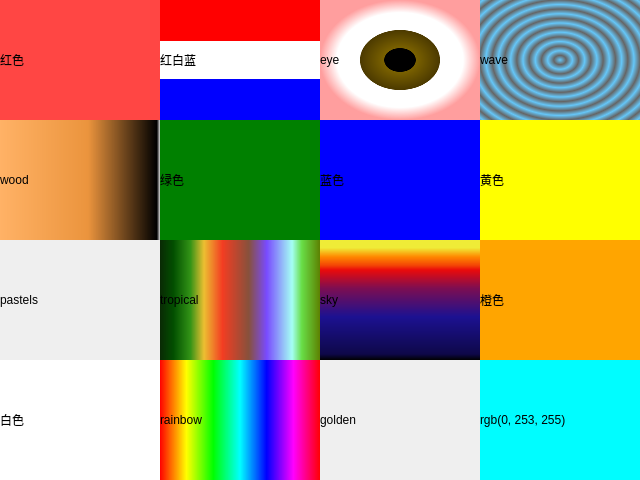
<?xml version="1.0" encoding="UTF-8"?>
<ui version="4.0">
 <class>MainWindow</class>
 <widget class="QMainWindow" name="MainWindow">
  <property name="geometry">
   <rect>
    <x>0</x>
    <y>0</y>
    <width>640</width>
    <height>480</height>
   </rect>
  </property>
  <property name="minimumSize">
   <size>
    <width>640</width>
    <height>480</height>
   </size>
  </property>
  <property name="maximumSize">
   <size>
    <width>640</width>
    <height>480</height>
   </size>
  </property>
  <property name="windowTitle">
   <string>MainWindow</string>
  </property>
  <widget class="QWidget" name="centralwidget">
   <widget class="QLabel" name="label">
    <property name="geometry">
     <rect>
      <x>0</x>
      <y>0</y>
      <width>160</width>
      <height>120</height>
     </rect>
    </property>
    <property name="minimumSize">
     <size>
      <width>160</width>
      <height>120</height>
     </size>
    </property>
    <property name="maximumSize">
     <size>
      <width>160</width>
      <height>16777215</height>
     </size>
    </property>
    <property name="styleSheet">
     <string notr="true">background-color:rgb(255, 70, 68)</string>
    </property>
    <property name="text">
     <string>红色</string>
    </property>
   </widget>
   <widget class="QLabel" name="label_2">
    <property name="geometry">
     <rect>
      <x>160</x>
      <y>0</y>
      <width>160</width>
      <height>120</height>
     </rect>
    </property>
    <property name="minimumSize">
     <size>
      <width>160</width>
      <height>120</height>
     </size>
    </property>
    <property name="maximumSize">
     <size>
      <width>160</width>
      <height>16777215</height>
     </size>
    </property>
    <property name="styleSheet">
     <string notr="true">background-color:qlineargradient(spread:pad, x1:0, y1:0, x2:0, y2:1, stop:0 rgba(255, 0, 0, 255), stop:0.339795 rgba(255, 0, 0, 255), stop:0.339799 rgba(255, 255, 255, 255), stop:0.662444 rgba(255, 255, 255, 255), stop:0.662469 rgba(0, 0, 255, 255), stop:1 rgba(0, 0, 255, 255))</string>
    </property>
    <property name="text">
     <string>红白蓝</string>
    </property>
   </widget>
   <widget class="QLabel" name="label_3">
    <property name="geometry">
     <rect>
      <x>320</x>
      <y>0</y>
      <width>160</width>
      <height>120</height>
     </rect>
    </property>
    <property name="minimumSize">
     <size>
      <width>160</width>
      <height>120</height>
     </size>
    </property>
    <property name="maximumSize">
     <size>
      <width>160</width>
      <height>16777215</height>
     </size>
    </property>
    <property name="styleSheet">
     <string notr="true">background-color:qradialgradient(spread:pad, cx:0.5, cy:0.5, radius:0.5, fx:0.5, fy:0.5, stop:0 rgba(0, 0, 0, 255), stop:0.19397 rgba(0, 0, 0, 255), stop:0.202312 rgba(122, 97, 0, 255), stop:0.495514 rgba(76, 58, 0, 255), stop:0.504819 rgba(255, 255, 255, 255), stop:0.79 rgba(255, 255, 255, 255), stop:1 rgba(255, 158, 158, 255))</string>
    </property>
    <property name="text">
     <string>eye</string>
    </property>
   </widget>
   <widget class="QLabel" name="label_4">
    <property name="geometry">
     <rect>
      <x>480</x>
      <y>0</y>
      <width>160</width>
      <height>120</height>
     </rect>
    </property>
    <property name="minimumSize">
     <size>
      <width>0</width>
      <height>120</height>
     </size>
    </property>
    <property name="styleSheet">
     <string notr="true">background-color:qradialgradient(spread:repeat, cx:0.5, cy:0.5, radius:0.077, fx:0.5, fy:0.5, stop:0 rgba(0, 169, 255, 147), stop:0.497326 rgba(0, 0, 0, 147), stop:1 rgba(0, 169, 255, 147))</string>
    </property>
    <property name="text">
     <string>wave</string>
    </property>
   </widget>
   <widget class="QLabel" name="label_5">
    <property name="geometry">
     <rect>
      <x>0</x>
      <y>120</y>
      <width>160</width>
      <height>120</height>
     </rect>
    </property>
    <property name="minimumSize">
     <size>
      <width>160</width>
      <height>120</height>
     </size>
    </property>
    <property name="maximumSize">
     <size>
      <width>160</width>
      <height>16777215</height>
     </size>
    </property>
    <property name="styleSheet">
     <string notr="true">background-color:qlineargradient(spread:pad, x1:0, y1:0, x2:1, y2:0, stop:0 rgba(255, 178, 102, 255), stop:0.55 rgba(235, 148, 61, 255), stop:0.98 rgba(0, 0, 0, 255), stop:1 rgba(0, 0, 0, 0))</string>
    </property>
    <property name="text">
     <string>wood</string>
    </property>
   </widget>
   <widget class="QLabel" name="label_6">
    <property name="geometry">
     <rect>
      <x>160</x>
      <y>120</y>
      <width>160</width>
      <height>120</height>
     </rect>
    </property>
    <property name="minimumSize">
     <size>
      <width>160</width>
      <height>120</height>
     </size>
    </property>
    <property name="maximumSize">
     <size>
      <width>160</width>
      <height>16777215</height>
     </size>
    </property>
    <property name="styleSheet">
     <string notr="true">background-color:green</string>
    </property>
    <property name="text">
     <string>绿色</string>
    </property>
   </widget>
   <widget class="QLabel" name="label_7">
    <property name="geometry">
     <rect>
      <x>320</x>
      <y>120</y>
      <width>160</width>
      <height>120</height>
     </rect>
    </property>
    <property name="minimumSize">
     <size>
      <width>160</width>
      <height>120</height>
     </size>
    </property>
    <property name="maximumSize">
     <size>
      <width>160</width>
      <height>16777215</height>
     </size>
    </property>
    <property name="styleSheet">
     <string notr="true">background-color:blue</string>
    </property>
    <property name="text">
     <string>蓝色</string>
    </property>
   </widget>
   <widget class="QLabel" name="label_8">
    <property name="geometry">
     <rect>
      <x>480</x>
      <y>120</y>
      <width>160</width>
      <height>120</height>
     </rect>
    </property>
    <property name="minimumSize">
     <size>
      <width>160</width>
      <height>120</height>
     </size>
    </property>
    <property name="maximumSize">
     <size>
      <width>160</width>
      <height>16777215</height>
     </size>
    </property>
    <property name="styleSheet">
     <string notr="true">background-color:yellow</string>
    </property>
    <property name="text">
     <string>黄色</string>
    </property>
   </widget>
   <widget class="QLabel" name="label_9">
    <property name="geometry">
     <rect>
      <x>0</x>
      <y>240</y>
      <width>160</width>
      <height>120</height>
     </rect>
    </property>
    <property name="minimumSize">
     <size>
      <width>160</width>
      <height>120</height>
     </size>
    </property>
    <property name="maximumSize">
     <size>
      <width>160</width>
      <height>16777215</height>
     </size>
    </property>
    <property name="styleSheet">
     <string notr="true">background-color:qlineargradient(spread:pad, x1:0, y1:0, x2:1, y2:0, stop:0 rgba(245, 224, 176, 255), stop:0.09 rgba(246, 189, 237, 255), stop:0.14 rgba(194, 207, 246, 255), stop:0.19 rgba(184, 160, 168, 255), stop:0.25 rgba(171, 186, 248, 255), stop:0.32 rgba(243, 248, 224, 255), stop:0.385 rgba(249, 162, 183, 255), stop:0.47 rgba(100, 115, 124, 255), stop:0.58 rgba(251, 205, 202, 255), stop:0.65 rgba(170, 128, 185, 255), stop:0.75 rgba(252, 222, 204, 255), stop:0.805 rgba(206, 122, 218, 255), stop:0.86 rgba(254, 223, 175, 255), stop:0.91 rgba(254, 236, 244, 255), stop:1 rgba(255, 191, 221, 255))</string>
    </property>
    <property name="text">
     <string>pastels</string>
    </property>
   </widget>
   <widget class="QLabel" name="label_10">
    <property name="geometry">
     <rect>
      <x>320</x>
      <y>240</y>
      <width>160</width>
      <height>120</height>
     </rect>
    </property>
    <property name="minimumSize">
     <size>
      <width>160</width>
      <height>120</height>
     </size>
    </property>
    <property name="maximumSize">
     <size>
      <width>160</width>
      <height>16777215</height>
     </size>
    </property>
    <property name="styleSheet">
     <string notr="true">background-color:qlineargradient(spread:pad, x1:0, y1:1, x2:0, y2:0, stop:0 rgba(0, 0, 0, 255), stop:0.05 rgba(14, 8, 73, 255), stop:0.36 rgba(28, 17, 145, 255), stop:0.6 rgba(126, 14, 81, 255), stop:0.75 rgba(234, 11, 11, 255), stop:0.79 rgba(244, 70, 5, 255), stop:0.86 rgba(255, 136, 0, 255), stop:0.935 rgba(239, 236, 55, 255))</string>
    </property>
    <property name="text">
     <string>sky</string>
    </property>
   </widget>
   <widget class="QLabel" name="label_11">
    <property name="geometry">
     <rect>
      <x>160</x>
      <y>240</y>
      <width>160</width>
      <height>120</height>
     </rect>
    </property>
    <property name="minimumSize">
     <size>
      <width>160</width>
      <height>120</height>
     </size>
    </property>
    <property name="maximumSize">
     <size>
      <width>160</width>
      <height>16777215</height>
     </size>
    </property>
    <property name="styleSheet">
     <string notr="true">background-color:qlineargradient(spread:pad, x1:0, y1:0, x2:1, y2:0, stop:0 rgba(9, 41, 4, 255), stop:0.085 rgba(2, 79, 0, 255), stop:0.19 rgba(50, 147, 22, 255), stop:0.275 rgba(236, 191, 49, 255), stop:0.39 rgba(243, 61, 34, 255), stop:0.555 rgba(135, 81, 60, 255), stop:0.667 rgba(121, 75, 255, 255), stop:0.825 rgba(164, 255, 244, 255), stop:0.885 rgba(104, 222, 71, 255), stop:1 rgba(93, 128, 0, 255))</string>
    </property>
    <property name="text">
     <string>tropical</string>
    </property>
   </widget>
   <widget class="QLabel" name="label_12">
    <property name="geometry">
     <rect>
      <x>480</x>
      <y>240</y>
      <width>160</width>
      <height>120</height>
     </rect>
    </property>
    <property name="minimumSize">
     <size>
      <width>160</width>
      <height>120</height>
     </size>
    </property>
    <property name="maximumSize">
     <size>
      <width>160</width>
      <height>16777215</height>
     </size>
    </property>
    <property name="styleSheet">
     <string notr="true">background-color:orange</string>
    </property>
    <property name="text">
     <string>橙色</string>
    </property>
   </widget>
   <widget class="QLabel" name="label_13">
    <property name="geometry">
     <rect>
      <x>0</x>
      <y>360</y>
      <width>160</width>
      <height>120</height>
     </rect>
    </property>
    <property name="minimumSize">
     <size>
      <width>160</width>
      <height>120</height>
     </size>
    </property>
    <property name="maximumSize">
     <size>
      <width>160</width>
      <height>16777215</height>
     </size>
    </property>
    <property name="styleSheet">
     <string notr="true">background-color:white;color:black</string>
    </property>
    <property name="text">
     <string>白色</string>
    </property>
   </widget>
   <widget class="QLabel" name="label_14">
    <property name="geometry">
     <rect>
      <x>160</x>
      <y>360</y>
      <width>160</width>
      <height>120</height>
     </rect>
    </property>
    <property name="minimumSize">
     <size>
      <width>160</width>
      <height>120</height>
     </size>
    </property>
    <property name="maximumSize">
     <size>
      <width>160</width>
      <height>16777215</height>
     </size>
    </property>
    <property name="styleSheet">
     <string notr="true">background-color:qlineargradient(spread:pad, x1:0, y1:0, x2:1, y2:0, stop:0 rgba(255, 0, 0, 255), stop:0.166 rgba(255, 255, 0, 255), stop:0.333 rgba(0, 255, 0, 255), stop:0.5 rgba(0, 255, 255, 255), stop:0.666 rgba(0, 0, 255, 255), stop:0.833 rgba(255, 0, 255, 255), stop:1 rgba(255, 0, 0, 255))</string>
    </property>
    <property name="text">
     <string>rainbow</string>
    </property>
   </widget>
   <widget class="QLabel" name="label_15">
    <property name="geometry">
     <rect>
      <x>320</x>
      <y>360</y>
      <width>160</width>
      <height>120</height>
     </rect>
    </property>
    <property name="minimumSize">
     <size>
      <width>160</width>
      <height>120</height>
     </size>
    </property>
    <property name="maximumSize">
     <size>
      <width>160</width>
      <height>16777215</height>
     </size>
    </property>
    <property name="styleSheet">
     <string notr="true">background-color:qconicalgradient(cx:0.5, cy:0.5, angle:0, stop:0 rgba(35, 40, 3, 255), stop:0.16 rgba(136, 106, 22, 255), stop:0.225 rgba(166, 140, 41, 255), stop:0.285 rgba(204, 181, 74, 255), stop:0.345 rgba(235, 219, 102, 255), stop:0.415 rgba(245, 236, 112, 255), stop:0.52 rgba(209, 190, 76, 255), stop:0.57 rgba(187, 156, 51, 255), stop:0.635 rgba(168, 142, 42, 255), stop:0.695 rgba(202, 174, 68, 255), stop:0.75 rgba(218, 202, 86, 255), stop:0.815 rgba(208, 187, 73, 255), stop:0.88 rgba(187, 156, 51, 255), stop:0.935 rgba(137, 108, 26, 255), stop:1 rgba(35, 40, 3, 255))</string>
    </property>
    <property name="text">
     <string>golden</string>
    </property>
   </widget>
   <widget class="QLabel" name="label_16">
    <property name="geometry">
     <rect>
      <x>480</x>
      <y>360</y>
      <width>160</width>
      <height>120</height>
     </rect>
    </property>
    <property name="minimumSize">
     <size>
      <width>160</width>
      <height>120</height>
     </size>
    </property>
    <property name="maximumSize">
     <size>
      <width>160</width>
      <height>16777215</height>
     </size>
    </property>
    <property name="styleSheet">
     <string notr="true">background-color:rgb(0, 253, 255)</string>
    </property>
    <property name="text">
     <string>rgb(0, 253, 255)</string>
    </property>
   </widget>
  </widget>
 </widget>
 <resources/>
 <connections/>
</ui>
